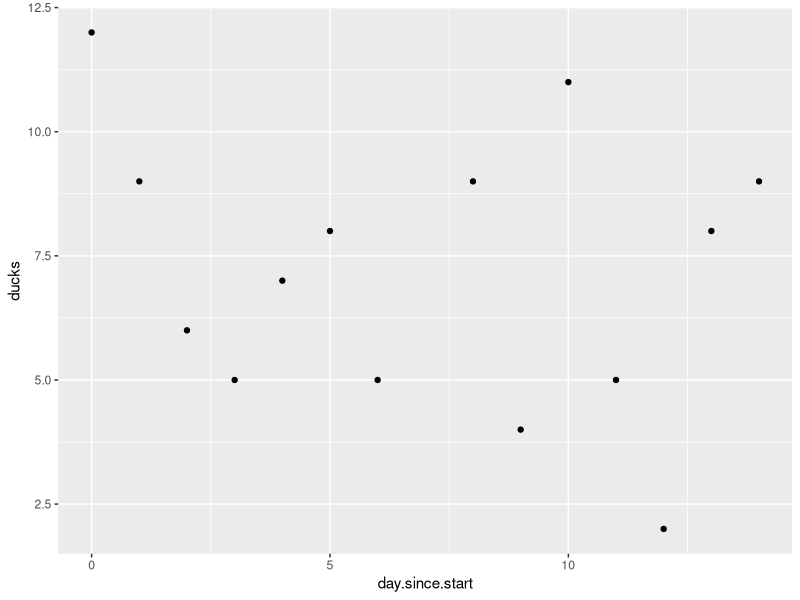
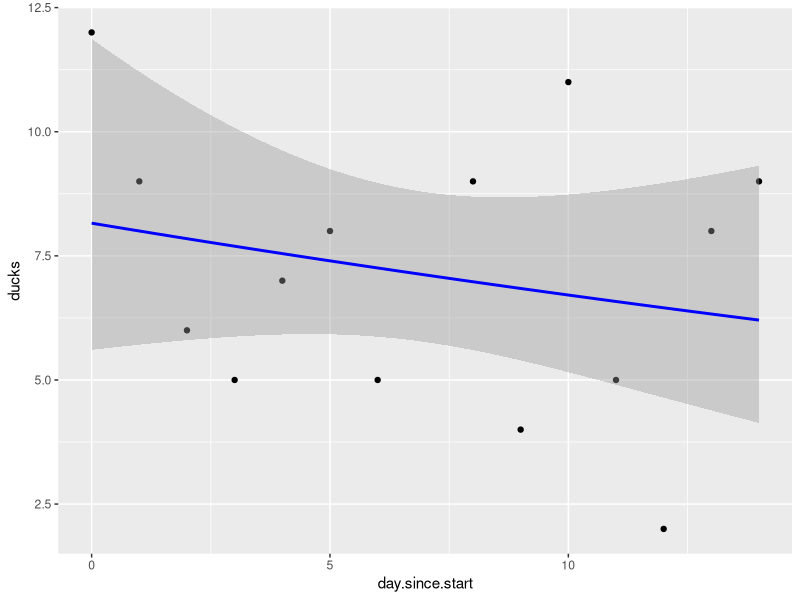
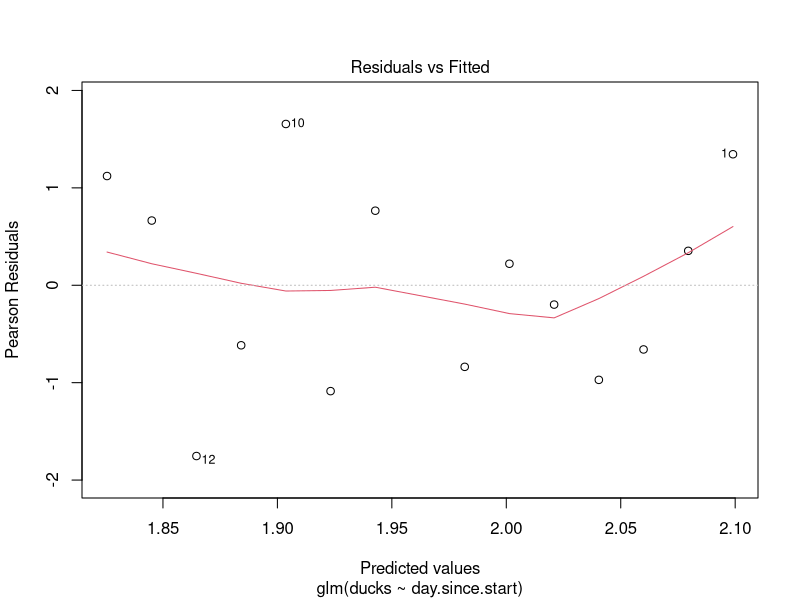
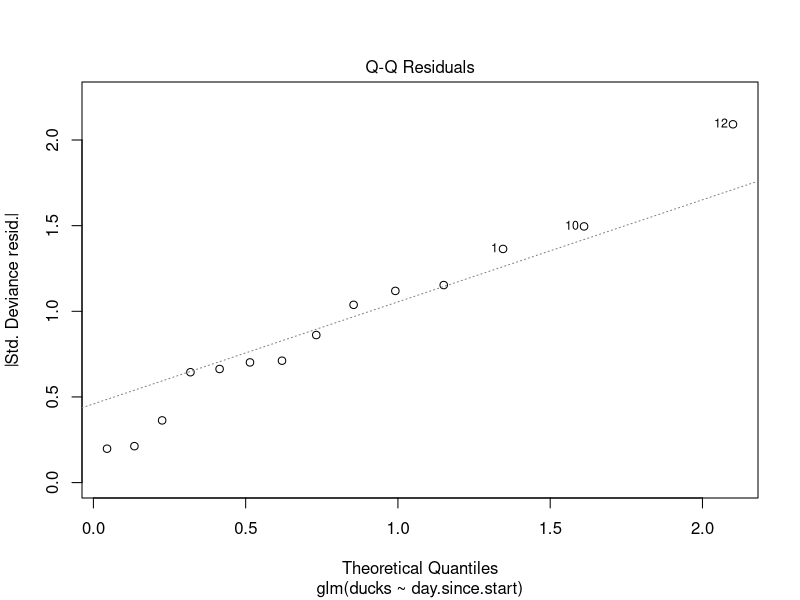
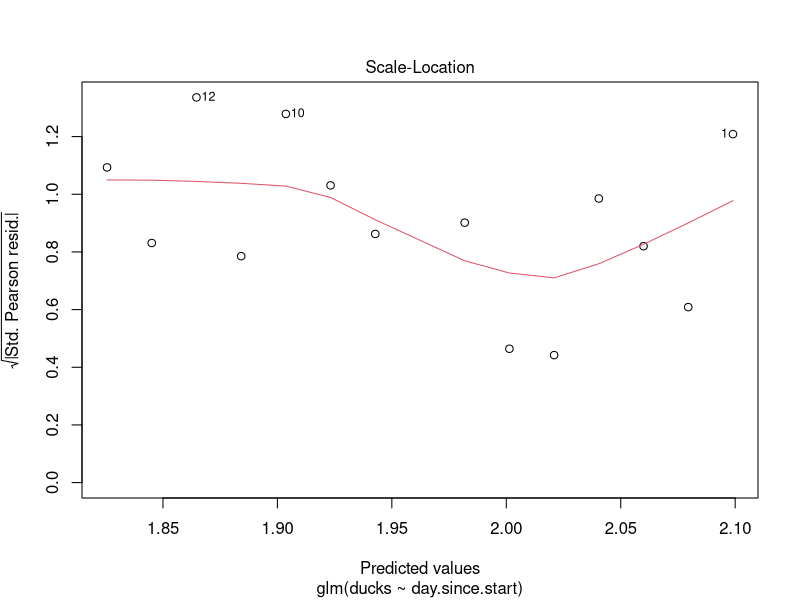
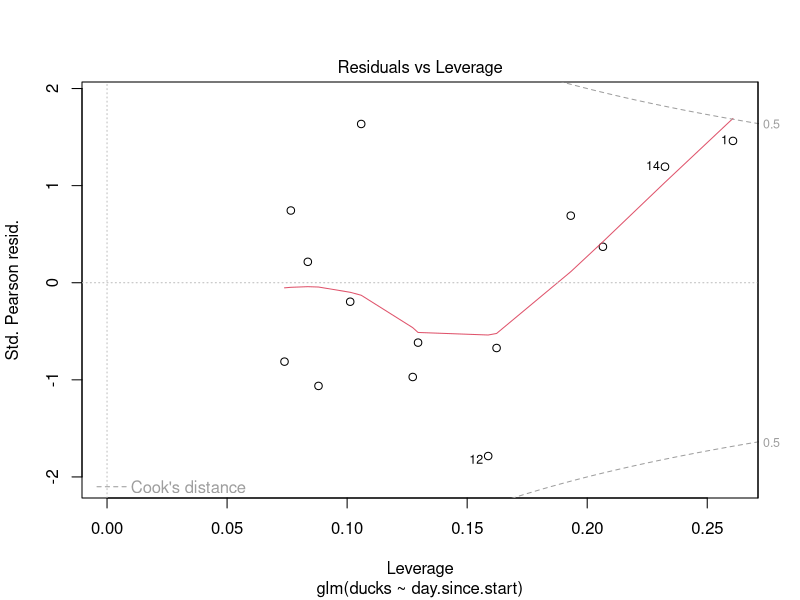

Here is the R script that generated these plots, in order:
ducks<-read.csv("Ducks at dawn.csv")

library(ggplot2)

##inferential plots
duck1 <- ggplot(data = ducks,aes(day.since.start,ducks))+geom_point()
plot(duck1)

duck2 <- duck1 + geom_smooth(method="glm",colour="blue",
                         formula=y~x,
                         method.args=list(family="quasipoisson"(link="log")))
plot(duck2)

##diagnostic plot
duck3 <- glm(ducks~day.since.start,data=ducks,family= "quasipoisson" (link="log"))
summary(duck3)
plot(duck3)




